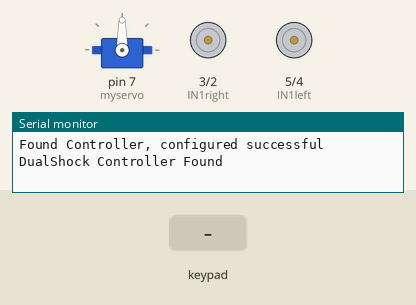
A sketch run on a simulated Arduino Uno, built with avr-gcc and run on an emulated ATmega328P. On the bench: servo, motor-driver pin pairs drawn as motors (green arrow = first pin HIGH = forward, orange = second pin HIGH = backward, longer = more drive), the last lines printed to the serial monitor. Inputs (shaded band) come from the test bench.

Above: at 1.2 s.
1.3 s: key 'U' pressed
At 1.51 s:
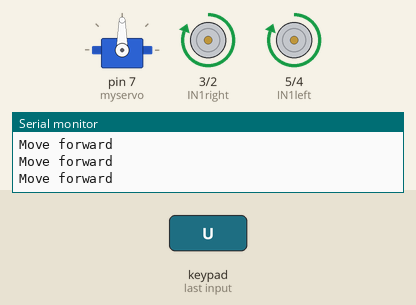
3.2 s: key 'D' pressed
At 3.42 s:
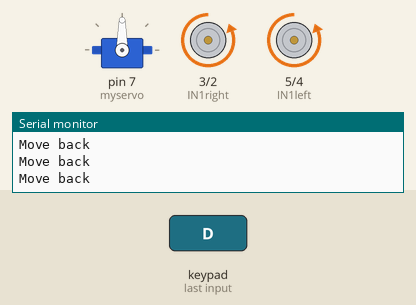
5.1 s: key 'L' pressed
At 5.34 s:
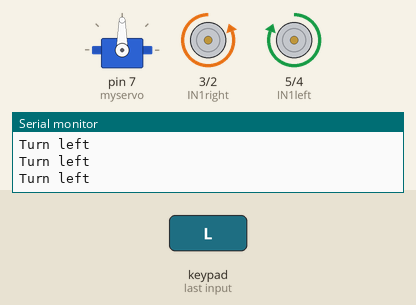
7.0 s: key 'R' pressed
At 7.2 s:
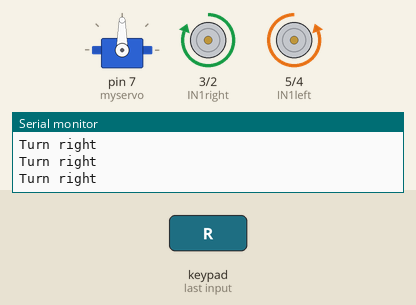
8.9 s: key 'X' pressed
At 10.0 s:
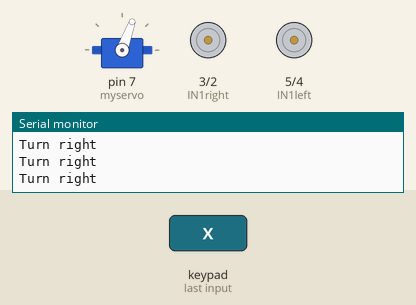
10.4 s: key 'S' pressed
At 11.6 s:
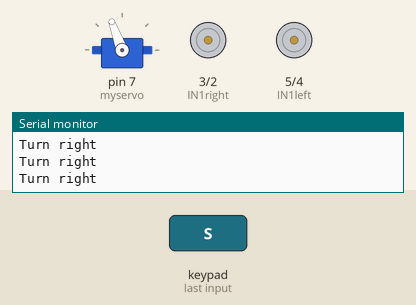
Timing chart, 0 to 12.9 s (numbered marks = the images above; inputs shaded):
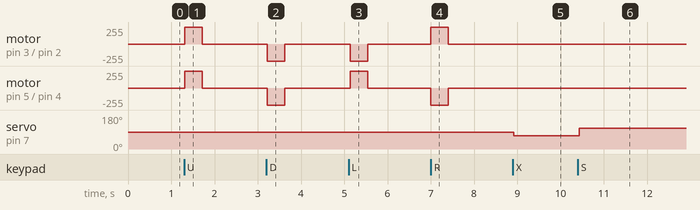

The sketch:

joywheel.ino
```cpp
#include <PS2X_lib.h>
#include <Wire.h>
#include <Servo.h>

// PS2 controller
PS2X ps2x; // create PS2 Controller Class
int error = 0;
byte type = 0;
byte vibrate = 0;
///////////////////////////////////////////////////////////////////////////////////////////////////////////////////////////////
//left motor wheels
#define IN1left 5
#define IN2left 4
#define IN1right 3
#define IN2right 2

Servo myservo;

////////////////////////////////////////////////////////////////////////////////////////////////////////////////////////////////
void setup() {
  // put your setup code here, to run once:
  Serial.begin(57600);
  // all about motor
  pinMode(IN1left, OUTPUT);
  pinMode(IN2left, OUTPUT);
  pinMode(IN1right, OUTPUT);
  pinMode(IN2right, OUTPUT);
  myservo.attach(7);
  Serial.setTimeout(1);

  // PS2 CONTROLLER DETRECTION ZONE////////////////////////////////////////////////////////////////////////////////////////////////////////////////////////////////
  error = ps2x.config_gamepad(13,12,10,11, true, true);   //setup pins and settings:  GamePad(clock, command, attention, data, Pressures?, Rumble?) check for error

   // Check for error
   if(error == 0){
    Serial.println("Found Controller, configured successful");
   }

   else if(error == 1)
    Serial.println("No controller found, check wiring or reset the Arduino");

   else if(error == 2)
    Serial.println("Controller found but not accepting commands");

   else if(error == 3)
    Serial.println("Controller refusing to enter Pressures mode, may not support it.");

   // Check for the type of controller
   type = ps2x.readType();
   switch(type) {
    case 0:
      Serial.println("Unknown Controller type");
      break;
    case 1:
      Serial.println("DualShock Controller Found");
      break;
    case 2:
      Serial.println("GuitarHero Controller Found");
      break;
    }
}
////////////////////////////////////////////////////////////////////////////////////////////////////////////////////////////////
void loop() {
  // put your main code here, to run repeatedly:
   if(error == 1) //skip loop if no controller found
      return;

   else { //DualShock Controller

      ps2x.read_gamepad(false, vibrate); // disable vibration of the controller

       // Perform movements based on D-pad buttons

       // MOVE FORWARD
       if(ps2x.Button(PSB_PAD_UP)) {
          forward();
          Serial.println("Move forward");
        }
        // TURN RIGHT
        if(ps2x.Button(PSB_PAD_RIGHT)){
          right();
          Serial.println("Turn right");
        }
        // TURN LEFT
        if(ps2x.Button(PSB_PAD_LEFT)){
          left();
          Serial.println("Turn left");
        }
        // MOVE BACK
        if(ps2x.Button(PSB_PAD_DOWN)){
          backward();
          Serial.println("Move back");
        }
        if (!ps2x.Button(PSB_PAD_DOWN) && !ps2x.Button(PSB_PAD_UP) && !ps2x.Button(PSB_PAD_RIGHT) && !ps2x.Button(PSB_PAD_LEFT)) {
          _stop();
        }

        if(ps2x.Button(PSB_BLUE)){ //X
          myservo.write(70);
        }

        if(ps2x.Button(PSB_PINK)){ //Square
          myservo.write(110);
        }

   delay(50);
   }
}

////////////////////////////////////////////////////////////////////////////////////////////////////////////////////////////////
//Define-Function
void forward()  //1
{
  //leftfrontwheel
  digitalWrite(IN1left, HIGH);
  digitalWrite(IN2left, LOW);
  //leftbackwheel
  digitalWrite(IN1right, HIGH);
  digitalWrite(IN2right, LOW);
}

void backward() //2
{
  //leftfrontwheel
  digitalWrite(IN1left, LOW);
  digitalWrite(IN2left, HIGH);
  //leftbackwheel
  digitalWrite(IN1right, LOW);
  digitalWrite(IN2right, HIGH);
}

void right() //4
{
  //leftfrontwheel
  digitalWrite(IN1left, LOW);
  digitalWrite(IN2left, HIGH);
  //leftbackwheel
  digitalWrite(IN1right, HIGH);
  digitalWrite(IN2right, LOW);
}

void left() //3
{
  //leftfrontwheel
  digitalWrite(IN1left, HIGH);
  digitalWrite(IN2left, LOW);
  //leftbackwheel
  digitalWrite(IN1right, LOW);
  digitalWrite(IN2right, HIGH);
}

void _stop() //0
{
  //leftfrontwheel
  digitalWrite(IN1left, LOW);
  digitalWrite(IN2left, LOW);
  //leftbackwheel
  digitalWrite(IN1right, LOW);
  digitalWrite(IN2right, LOW);
}
```

Measured:
- after the input at 1.3 s, motor on pin 3 (IN1right) / pin 2 (IN2right), motor on pin 5 (IN1left) / pin 4 (IN2left): stopped → forward 255/255 at once, → stopped 0.40 s later
- after the input at 3.2 s, motor on pin 3 (IN1right) / pin 2 (IN2right), motor on pin 5 (IN1left) / pin 4 (IN2left): stopped → backward 255/255 at once, → stopped 0.40 s later
- after the input at 5.1 s, motor on pin 3 (IN1right) / pin 2 (IN2right): stopped → backward 255/255 at once, → stopped 0.40 s later; motor on pin 5 (IN1left) / pin 4 (IN2left): stopped → forward 255/255 at once, → stopped 0.40 s later
- after the input at 7.0 s, motor on pin 3 (IN1right) / pin 2 (IN2right): stopped → forward 255/255 at once, → stopped 0.40 s later; motor on pin 5 (IN1left) / pin 4 (IN2left): stopped → backward 255/255 at once, → stopped 0.40 s later
- after the input at 8.9 s, servo on pin 7 (myservo): 90° → 70° at once
- after the input at 10.4 s, servo on pin 7 (myservo): 70° → 110° at once
